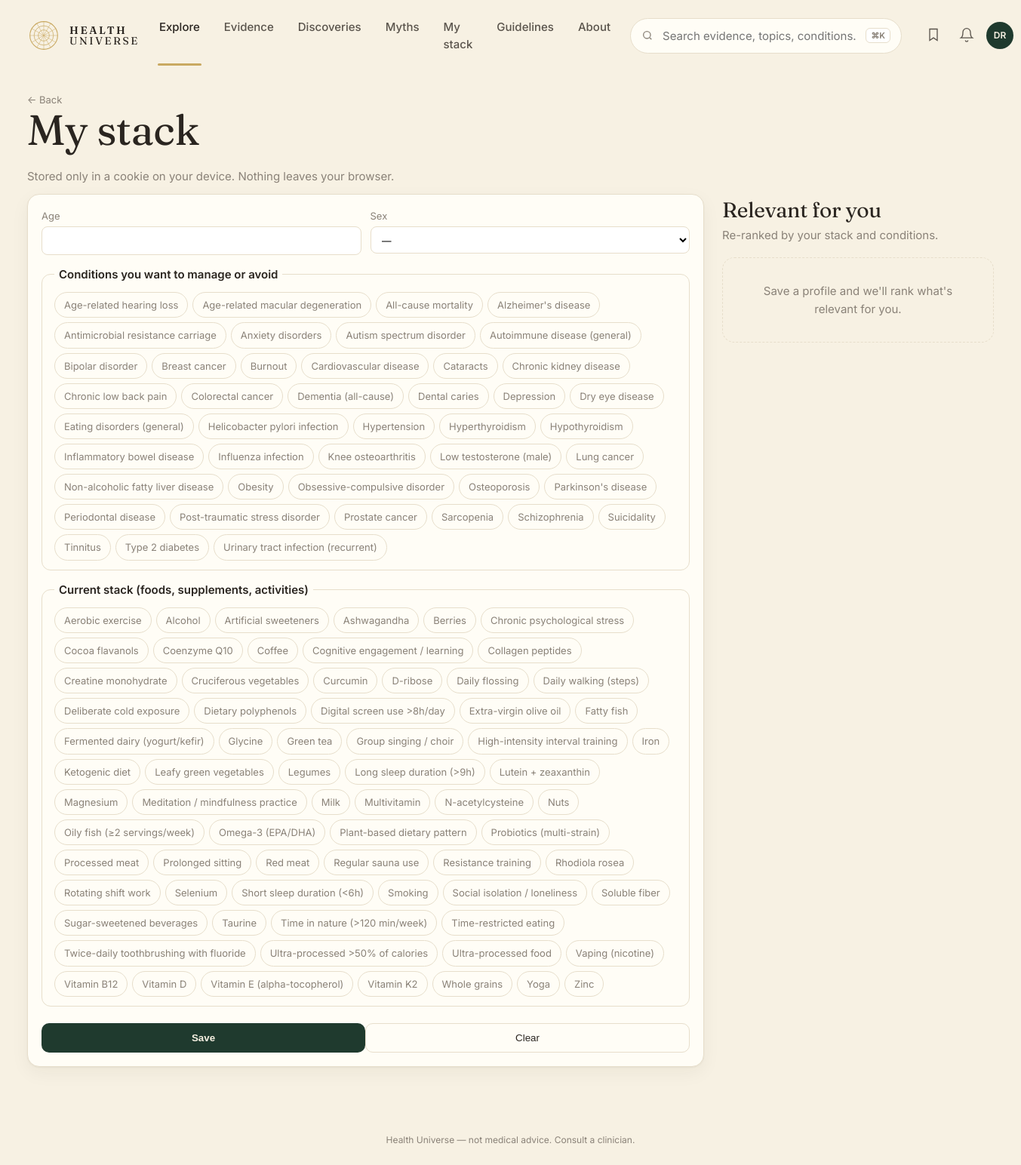
Before: /me with the older database file.
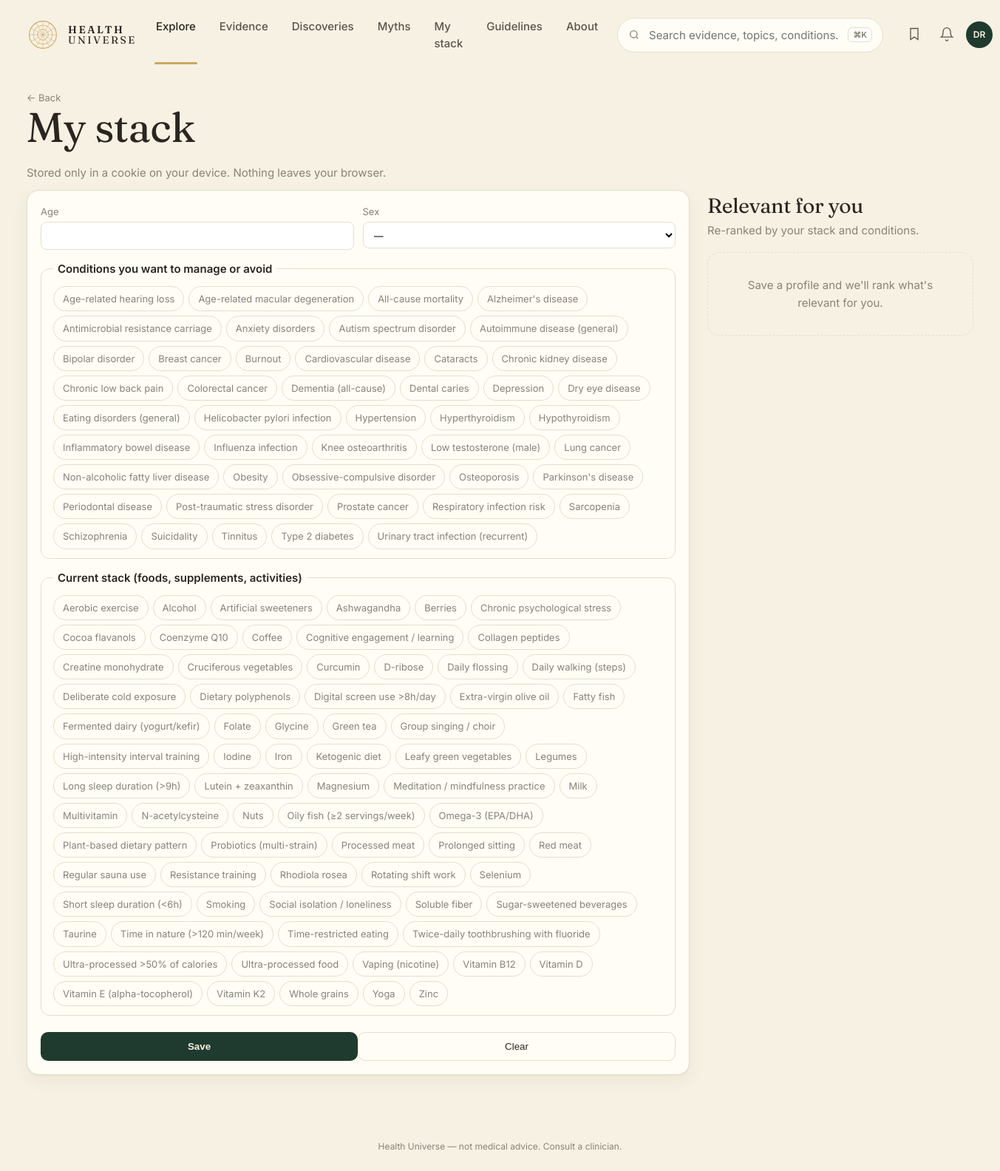
After: the same page with the newer database file.
### tables this page shows
CREATE TABLE entity (
    id            INTEGER PRIMARY KEY,
    slug          TEXT NOT NULL UNIQUE,
    name          TEXT NOT NULL,
    kind          TEXT NOT NULL CHECK (kind IN (
                    'food','nutrient','supplement','drug','activity',
                    'behavior','environmental','pathogen','gene',
                    'biomarker','condition','process')),
    aliases       TEXT,           -- JSON array
    description   TEXT,
    created_at    TEXT NOT NULL DEFAULT (datetime('now')),
    updated_at    TEXT NOT NULL DEFAULT (datetime('now'))
);

### web/app.py (the view)
@app.get("/me", response_class=HTMLResponse)
def me(request: Request):
    p = decode(request.cookies.get(COOKIE))
    with connect() as conn:
        all_factors = conn.execute(
            "SELECT slug, name, kind FROM entity WHERE kind IN "
            "('food','supplement','nutrient','activity','behavior') ORDER BY name"
        ).fetchall()
        all_outcomes = conn.execute(
            "SELECT slug, name FROM entity WHERE kind='condition' ORDER BY name"
        ).fetchall()
        relevant: list[dict] = []
        if p.stack or p.conditions:
            placeholders_f = ",".join("?" * max(len(p.stack), 1))
            placeholders_c = ",".join("?" * max(len(p.conditions), 1))
            rows = conn.execute(f"""
                SELECT e.id, e.tier, e.direction, e.summary, e.updated_at,
                       f.slug AS f_slug, f.name AS f_name,
                       o.slug AS o_slug, o.name AS o_name
                FROM edge e
                JOIN entity f ON f.id = e.factor_id
                JOIN entity o ON o.id = e.outcome_id
                WHERE (f.slug IN ({placeholders_f or "''"}))
                   OR (o.slug IN ({placeholders_c or "''"}))""",
                (*p.stack, *p.conditions)).fetchall()
            relevant = sorted([dict(r) for r in rows],
                              key=lambda e: -relevance_score(e, p))[:30]
    return render(request, "me.html", {
        "profile": p,
        "factors": [dict(r) for r in all_factors],
        "outcomes": [dict(r) for r in all_outcomes],
        "relevant": relevant,
    })

### web/templates/me.html (shortened to what this page needs)
{% extends "base.html" %}
{% block content %}
<section class="me-page">
  <a class="back" href="/">← Back</a>
  <h1>My stack</h1>
  <p class="muted">Stored only in a cookie on your device. Nothing leaves your browser.</p>
  <div class="me-grid">
    <form method="post" action="/me" class="card me-form">
      <div class="row-2">
        <label>Age <input type="number" name="age" min="1" max="120" value="{{ profile.age or '' }}"></label>
        <label>Sex
          <select name="sex">
            <option value="">—</option>
          </select>
        </label>
      </div>
      <fieldset>
        <legend>Conditions you want to manage or avoid</legend>
        <div class="chip-grid">
        {% for o in outcomes %}
          <label class="chip"><input type="checkbox" name="conditions" value="{{o.slug}}"
            {% if o.slug in profile.conditions %}checked{% endif %}>{{o.name}}</label>
        {% endfor %}
        </div>
      </fieldset>
      <fieldset>
        <legend>Current stack (foods, supplements, activities)</legend>
        <div class="chip-grid">
        {% for f in factors %}
          <label class="chip"><input type="checkbox" name="stack" value="{{f.slug}}"
            {% if f.slug in profile.stack %}checked{% endif %}>{{f.name}}</label>
        {% endfor %}
        </div>
      </fieldset>
      <div class="row-between">
        <button class="btn-primary" type="submit">Save</button>
        <button class="btn-secondary" type="submit" formaction="/me/clear">Clear</button>
      </div>
    </form>
    <aside>
      <h2>Relevant for you</h2>
      <p class="muted">Re-ranked by your stack and conditions.</p>
      <div class="list-grid one">
        {% for e in relevant %}
        <a class="feat-card tier-bg-{{ e.tier }}" href="/edge/{{ e.id }}">
          <span class="pill tier-{{ e.tier }}">{{ TIER_LABEL[e.tier] | upper }}</span>
          <h3>{{ e.f_name }} and {{ e.o_name }}</h3>
          <p>{{ e.summary }}</p>
          <div class="feat-meta">
            <span class="badge dir-{{ e.direction }}">{{ DIRECTION_LABEL[e.direction] }}</span>
            <span class="muted small">Updated {{ e.updated_at[:10] }}</span>
          </div>
        </a>
        {% else %}
        <div class="empty">Save a profile and we'll rank what's relevant for you.</div>
        {% endfor %}
      </div>
    </aside>
  </div>
</section>
{% endblock %}

Changed rows visible on the page:
added entity: name "Respiratory infection risk", shown under "Conditions you want to manage or avoid"
added entity: name "Folate", shown under "Current stack (foods, supplements, activities)"
added entity: name "Iodine", shown under "Current stack (foods, supplements, activities)"
